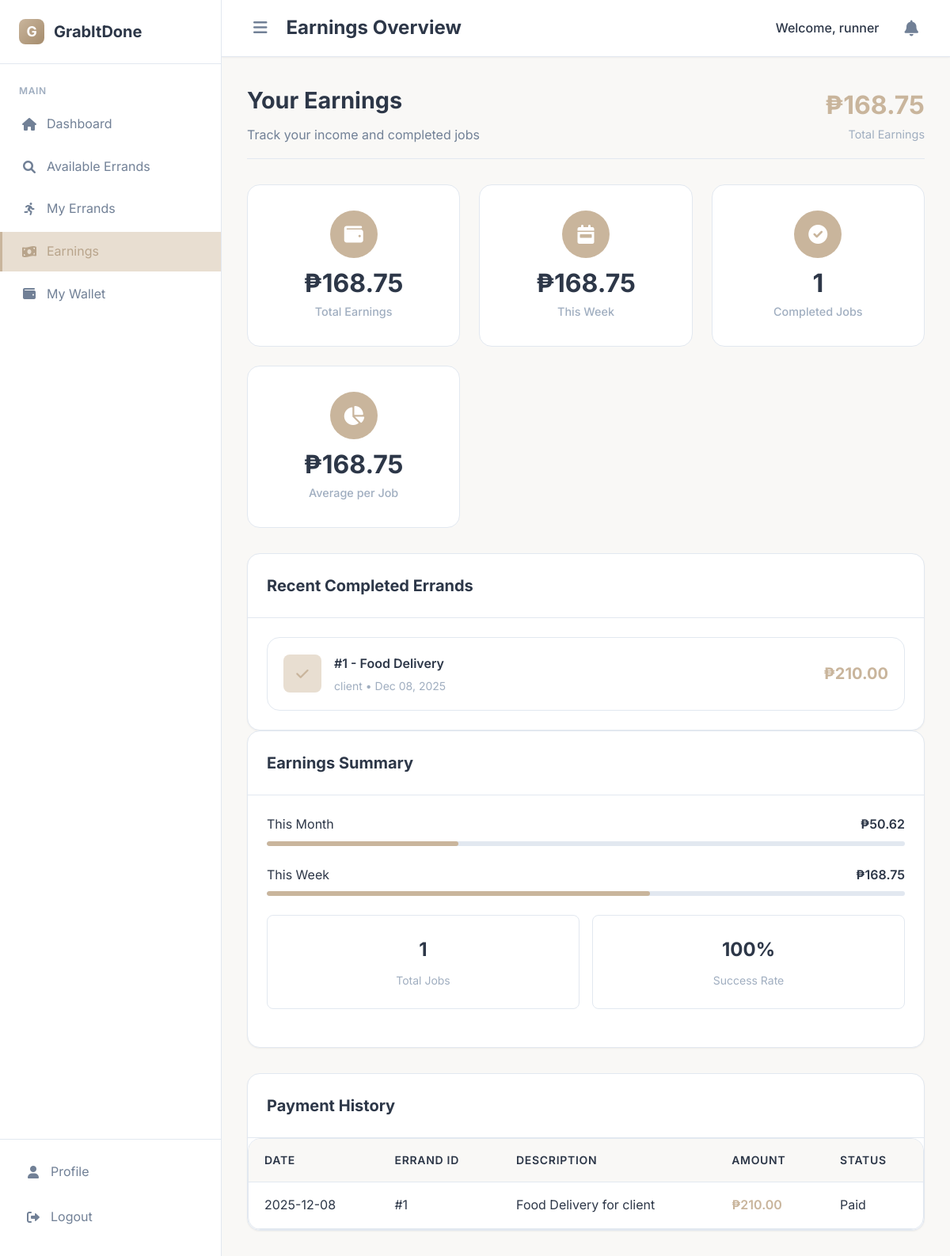
/earnings-runner (signed in), run on the app's committed database.
### app/models.py (models this page shows, shortened)
class Errand(db.Model):
    id = db.Column(db.Integer, primary_key=True)
    category = db.Column(db.String(100), nullable=False)
    description = db.Column(db.Text, nullable=False)
    pickup_address = db.Column(db.String(200), nullable=False)
    dropoff_address = db.Column(db.String(200), nullable=False)
    barangay = db.Column(db.String(100), nullable=False)
    preferred_time = db.Column(db.DateTime)
    proposed_fee = db.Column(db.Float, nullable=False)
    final_fee = db.Column(db.Float)
    status = db.Column(db.String(20), default='Pending')
    client_id = db.Column(db.Integer, db.ForeignKey('user.id'), nullable=False)
    runner_id = db.Column(db.Integer, db.ForeignKey('user.id'))
    payment_id = db.Column(db.Integer, db.ForeignKey('payment.id'))
    created_at = db.Column(db.DateTime, default=datetime.utcnow)
    updated_at = db.Column(db.DateTime, default=datetime.utcnow, onupdate=datetime.utcnow)
    accepted_at = db.Column(db.DateTime)
    completed_at = db.Column(db.DateTime)
    payment = db.relationship('Payment', backref='errand_payment', foreign_keys=[payment_id])

class User(db.Model):
    id = db.Column(db.Integer, primary_key=True)
    username = db.Column(db.String(80), unique=True, nullable=False)
    email = db.Column(db.String(120), unique=True, nullable=False)
    password_hash = db.Column(db.String(200), nullable=False)
    role = db.Column(db.String(20), nullable=False)  # client, runner, admin
    first_name = db.Column(db.String(50))
    last_name = db.Column(db.String(50))
    phone = db.Column(db.String(20))
    barangay = db.Column(db.String(100))
    address = db.Column(db.Text)
    bio = db.Column(db.Text)
    vehicle_type = db.Column(db.String(50))
    available_hours = db.Column(db.String(100))
    verified = db.Column(db.Boolean, default=False)
    verification_requested = db.Column(db.Boolean, default=False)
    verification_status = db.Column(db.String(20), default='not_requested')
    last_verification_date = db.Column(db.DateTime)
    rejection_reason = db.Column(db.Text, nullable=True)
    is_active = db.Column(db.Boolean, default=True)
    created_at = db.Column(db.DateTime, default=datetime.utcnow)
    wallet_balance = db.Column(db.Float, default=0.0)
    total_earnings = db.Column(db.Float, default=0.0)  # For runners
    total_spent = db.Column(db.Float, default=0.0)     # For clients
    created_errands = db.relationship('Errand', foreign_keys='Errand.client_id', backref='user_client', lazy=True)
    accepted_errands = db.relationship('Errand', foreign_keys='Errand.runner_id', backref='user_runner', lazy=True)
    client_payments = db.relationship('Payment', foreign_keys='Payment.client_id', backref='payment_client_user', lazy=True)
    runner_payments = db.relationship('Payment', foreign_keys='Payment.runner_id', backref='payment_runner_user', lazy=True)
    wallet_transactions = db.relationship('WalletTransaction', backref='transaction_user', lazy=True)
    user_payment_methods = db.relationship('PaymentMethod', backref='method_owner', lazy=True)
    user_wallet = db.relationship('Wallet', backref='wallet_owner_user', uselist=False)

### app/routes.py (the view)
@bp.route('/earnings-runner')
@login_required('runner')
def earnings_runner():
    user = User.query.get(session['user_id'])
    if not user.verified and user.verification_status != 'approved':
        flash('You need to verify your account to view earnings.', 'error')
        return redirect(url_for('main.verification'))
    runner_payments = Payment.query.filter_by(
        runner_id=session['user_id'],
        payment_status='released'
    ).all()
    total_earnings = sum(p.runner_earnings for p in runner_payments)
    one_week_ago = datetime.utcnow() - timedelta(days=7)
    weekly_payments = Payment.query.filter(
        Payment.runner_id == session['user_id'],
        Payment.payment_status == 'released',
        Payment.released_at >= one_week_ago
    ).all()
    weekly_earnings = sum(p.runner_earnings for p in weekly_payments)
    completed_errands = Errand.query.filter_by(
        runner_id=session['user_id'],
        status='Completed'
    ).all()
    average_earning = total_earnings / len(runner_payments) if runner_payments else 0
    accepted_errands = Errand.query.filter_by(runner_id=session['user_id']).all()
    return render_template('runner/earnings_runner.html',
                        user=user,
                        accepted_errands=accepted_errands,
                        total_earnings=total_earnings,
                        weekly_earnings=weekly_earnings,
                        completed_count=len(completed_errands),
                        average_earning=average_earning)

### app/routes.py (called while the page is built)
def validate_session():
    if 'user_id' not in session:
        return False
    session_hash = session.get('session_id')
    cookie_session = request.cookies.get('user_session')
    if not session_hash or not cookie_session:
        return False
    expected_cookie = f"{session['user_id']}_{session_hash}"
    return cookie_session == expected_cookie

### app/templates/runner/earnings_runner.html (shortened to what this page needs)
{% extends 'base.html' %}
{% block header_title %}Earnings Overview{% endblock %}
{% block content %}
<div class="page-header">
    <div>
        <h1 style="margin: 0; font-size: 1.8rem;">Your Earnings</h1>
        <p style="margin: 0.5rem 0 0 0; color: var(--text-secondary);">Track your income and completed jobs</p>
    </div>
    <div style="text-align: right;">
        <div style="font-size: 2rem; font-weight: 700; color: var(--primary);">₱{{ "%.2f"|format(total_earnings) }}</div>
        <div style="font-size: 0.9rem; color: var(--text-muted);">Total Earnings</div>
    </div>
</div>
<div class="stats-grid">
    <div class="stat-card">
        <div class="stat-icon">
            <i class="fas fa-wallet"></i>
        </div>
        <div class="stat-value">₱{{ "%.2f"|format(total_earnings) }}</div>
        <div class="stat-label">Total Earnings</div>
    </div>
    <div class="stat-card">
        <div class="stat-icon">
            <i class="fas fa-calendar-week"></i>
        </div>
        <div class="stat-value">₱{{ "%.2f"|format(weekly_earnings) }}</div>
        <div class="stat-label">This Week</div>
    </div>
    <div class="stat-card">
        <div class="stat-icon">
            <i class="fas fa-check-circle"></i>
        </div>
        <div class="stat-value">{{ completed_count }}</div>
        <div class="stat-label">Completed Jobs</div>
    </div>
    <div class="stat-card">
        <div class="stat-icon">
            <i class="fas fa-chart-pie"></i>
        </div>
        <div class="stat-value">₱{{ "%.2f"|format(average_earning) }}</div>
        <div class="stat-label">Average per Job</div>
    </div>
</div>
<div class="grid grid-cols-2" style="gap: 2rem;">
    <div class="card">
        <div class="card-header">
            <h2 class="card-title">Recent Completed Errands</h2>
        </div>
        <div class="card-body">
            {% set completed_errands = accepted_errands|selectattr('status', 'equalto', 'Completed')|list %}
            {% if completed_errands %}
                <div class="earnings-list">
                    {% for errand in completed_errands[:5] %}
                    <div class="earning-item">
                        <div class="earning-content">
                            <div class="earning-icon">
                                <i class="fas fa-check"></i>
                            </div>
                            <div class="earning-details">
                                <div class="earning-title">#{{ errand.id }} - {{ errand.category }}</div>
                                <div class="earning-meta">{{ errand.user_client.username }} • {{ errand.completed_at.strftime('%b %d, %Y') }}</div>
                            </div>
                        </div>
                        <div class="earning-amount">₱{{ "%.2f"|format(errand.final_fee or errand.proposed_fee) }}</div>
                    </div>
                    {% endfor %}
                </div>
            {% endif %}
        </div>
    </div>
    <div class="card">
        <div class="card-header">
            <h2 class="card-title">Earnings Summary</h2>
        </div>
        <div class="card-body">
            <div class="progress-item">
                <div style="display: flex; justify-content: space-between; margin-bottom: 0.5rem;">
                    <span>This Month</span>
                    <span style="font-weight: 600;">₱{{ "%.2f"|format(total_earnings * 0.3) }}</span>
                </div>
                <div class="progress-bar">
                    <div class="progress-fill" style="width: 30%"></div>
                </div>
            </div>
            <div class="progress-item">
                <div style="display: flex; justify-content: space-between; margin-bottom: 0.5rem;">
                    <span>This Week</span>
                    <span style="font-weight: 600;">₱{{ "%.2f"|format(weekly_earnings) }}</span>
                </div>
                <div class="progress-bar">
                    <div class="progress-fill" style="width: 60%"></div>
                </div>
            </div>
            <div class="metrics-grid">
                <div class="metric-card">
                    <div class="metric-value">{{ completed_count }}</div>
                    <div class="metric-label">Total Jobs</div>
                </div>
                <div class="metric-card">
                    <div class="metric-value">100%</div>
                    <div class="metric-label">Success Rate</div>
                </div>
            </div>
        </div>
    </div>
</div>
<div class="card" style="margin-top: 2rem;">
    <div class="card-header">
        <h2 class="card-title">Payment History</h2>
    </div>
    <div class="card-body" style="padding: 0;">
        <div class="table-container">
            <table class="table">
                <thead>
                    <tr>
                        <th>Date</th>
                        <th>Errand ID</th>
                        <th>Description</th>
                        <th>Amount</th>
                        <th>Status</th>
                    </tr>
                </thead>
                <tbody>
                    {% set completed_errands = accepted_errands|selectattr('status', 'equalto', 'Completed')|list %}
                    {% for errand in completed_errands %}
                    <tr>
                        <td>{{ errand.completed_at.strftime('%Y-%m-%d') if errand.completed_at else errand.updated_at.strftime('%Y-%m-%d') }}</td>
                        <td>#{{ errand.id }}</td>
                        <td>{{ errand.category }} for {{ errand.user_client.username }}</td>
                        <td style="font-weight: 600; color: var(--primary);">₱{{ "%.2f"|format(errand.final_fee or errand.proposed_fee) }}</td>
                        <td><span class="badge badge-success">Paid</span></td>
                    </tr>
                    {% endfor %}
                </tbody>
            </table>
        </div>
    </div>
</div>
{% endblock %}

### app/templates/base.html (style rules this page uses)
:root { --primary: #C9B59C; --primary-dark: #B8A48B; --primary-light: #E8DED1; --secondary: #D9CFC7; --accent: #A58C6D; --background: #F9F8F6; --surface: #FFFFFF; --text-primary: #2D3748; --text-secondary: #718096; --text-muted: #A0AEC0; --border: #E2E8F0; --success: #48BB78; --warning: #ED8936; --error: #F56565; --info: #4299E1; --shadow-sm: 0 1px 2px 0 rgba(0, 0, 0, 0.05); --shadow: 0 1px 3px 0 rgba(0, 0, 0, 0.1), 0 1px 2px 0 rgba(0, 0, 0, 0.06); --shadow-md: 0 4px 6px -1px rgba(0, 0, 0, 0.1), 0 2px 4px -1px rgba(0, 0, 0, 0.06); --shadow-lg: 0 10px 15px -3px rgba(0, 0, 0, 0.1), 0 4px 6px -2px rgba(0, 0, 0, 0.05); --radius: 8px; --radius-lg: 16px; --sidebar-width: 280px; --sidebar-width-collapsed: 70px; }
* { margin: 0; padding: 0; box-sizing: border-box; }
body { font-family: 'Inter', sans-serif; line-height: 1.6; color: var(--text-primary); background: var(--background); min-height: 100vh; }
.card { background: var(--surface); border-radius: var(--radius-lg); box-shadow: var(--shadow-sm); border: 1px solid var(--border); }
.card-header { padding: 1.5rem; border-bottom: 1px solid var(--border); }
.card-title { font-size: 1.25rem; font-weight: 700; margin: 0; }
.card-body { padding: 1.5rem; }

### app/templates/runner/earnings_runner.html (style rules this page uses)
.page-header { display: flex; justify-content: space-between; align-items: center; margin-bottom: 2rem; padding-bottom: 1rem; border-bottom: 1px solid var(--border); }
.stats-grid { display: grid; grid-template-columns: repeat(auto-fit, minmax(250px, 1fr)); gap: 1.5rem; margin: 2rem 0; }
.stat-card { background: var(--surface); padding: 2rem; border-radius: var(--radius-lg); border: 1px solid var(--border); text-align: center; transition: var(--transition); }
.stat-icon { width: 60px; height: 60px; background: var(--primary); border-radius: 50%; display: flex; align-items: center; justify-content: center; margin: 0 auto 1rem; color: white; font-size: 1.5rem; }
.stat-value { font-size: 2rem; font-weight: 700; color: var(--text-primary); margin-bottom: 0.5rem; line-height: 1; }
.stat-label { font-size: 0.9rem; color: var(--text-muted); font-weight: 500; }
.earnings-list { display: flex; flex-direction: column; gap: 0.75rem; }
.earning-item { display: flex; justify-content: space-between; align-items: center; padding: 1.25rem; background: var(--surface); border-radius: var(--radius-lg); border: 1px solid var(--border); transition: var(--transition); }
.earning-content { display: flex; align-items: center; gap: 1rem; flex: 1; }
.earning-icon { width: 48px; height: 48px; background: var(--primary-light); border-radius: var(--radius); display: flex; align-items: center; justify-content: center; color: var(--primary); font-size: 1.1rem; flex-shrink: 0; }
.earning-details { flex: 1; min-width: 0; }
.earning-title { font-weight: 600; margin-bottom: 0.375rem; font-size: 1rem; color: var(--text-primary); }
.earning-meta { font-size: 0.875rem; color: var(--text-muted); line-height: 1.4; }
.earning-amount { font-size: 1.25rem; font-weight: 700; color: var(--primary); margin-left: 1rem; flex-shrink: 0; }
.progress-item { margin-bottom: 1.5rem; }
.progress-bar { width: 100%; height: 6px; background: var(--border); border-radius: 3px; overflow: hidden; margin-top: 0.5rem; }
.progress-fill { height: 100%; background: var(--primary); border-radius: 3px; }
.metrics-grid { display: grid; grid-template-columns: repeat(2, 1fr); gap: 1rem; margin: 1.5rem 0; }
.metric-card { background: var(--surface); padding: 1.5rem; border-radius: var(--radius); text-align: center; border: 1px solid var(--border); }
.metric-value { font-size: 1.5rem; font-weight: 700; margin-bottom: 0.5rem; }
.metric-label { font-size: 0.875rem; color: var(--text-muted); }
.table-container { background: var(--surface); border-radius: var(--radius-lg); border: 1px solid var(--border); overflow: hidden; }
.table { width: 100%; border-collapse: collapse; }
.table th, .table td { padding: 1rem 1.25rem; text-align: left; border-bottom: 1px solid var(--border); }
.table th { background: var(--background); font-weight: 600; font-size: 0.875rem; text-transform: uppercase; letter-spacing: 0.05em; }

### data on the page
Errand: id "1", category "Food Delivery", user_client.username "client", completed_at "Dec 08, 2025", final_fee "210.00", completed_at "2025-12-08"

### other printed values
{{ session.get('username') }} "runner"
{{ "%.2f"|format(total_earnings) }} "168.75"
{{ "%.2f"|format(weekly_earnings) }} "168.75"
{{ completed_count }} "1"
{{ "%.2f"|format(average_earning) }} "168.75"
{{ "%.2f"|format(total_earnings * 0.3) }} "50.62"
